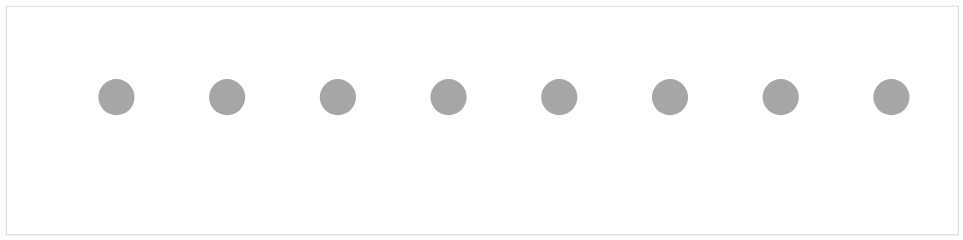

Notebook code for this chart:
### Code cell
bg_df = pd.DataFrame({
    "x": np.arange(8)
})
x_scale = alt.Scale(domain=[-1, 7.6])
background = alt.Chart(bg_df).mark_circle(size= 1000, color="gray").encode(
    x=alt.X("x:Q", axis=None, scale=x_scale),
    y=alt.value(80)
).properties(width=833, height=200)
background

### Figure 1 — Vega-Lite specification as saved in the notebook (floating-point values rounded to 4 significant figures)
{"config": {"view": {"continuousWidth": 300, "continuousHeight": 300}}, "data": {"name": "data-df3068b0ee03de3f0518dd185836afdb"}, "mark": {"type": "circle", "color": "gray", "size": 1000}, "encoding": {"x": {"axis": null, "field": "x", "scale": {"domain": [-1, 7.6]}, "type": "quantitative"}, "y": {"value": 80}}, "height": 200, "width": 833, "$schema": "https://vega.github.io/schema/vega-lite/v5.8.0.json", "datasets": {"data-df3068b0ee03de3f0518dd185836afdb": [{"x": 0}, {"x": 1}, {"x": 2}, {"x": 3}, {"x": 4}, {"x": 5}, {"x": 6}, {"x": 7}]}}
